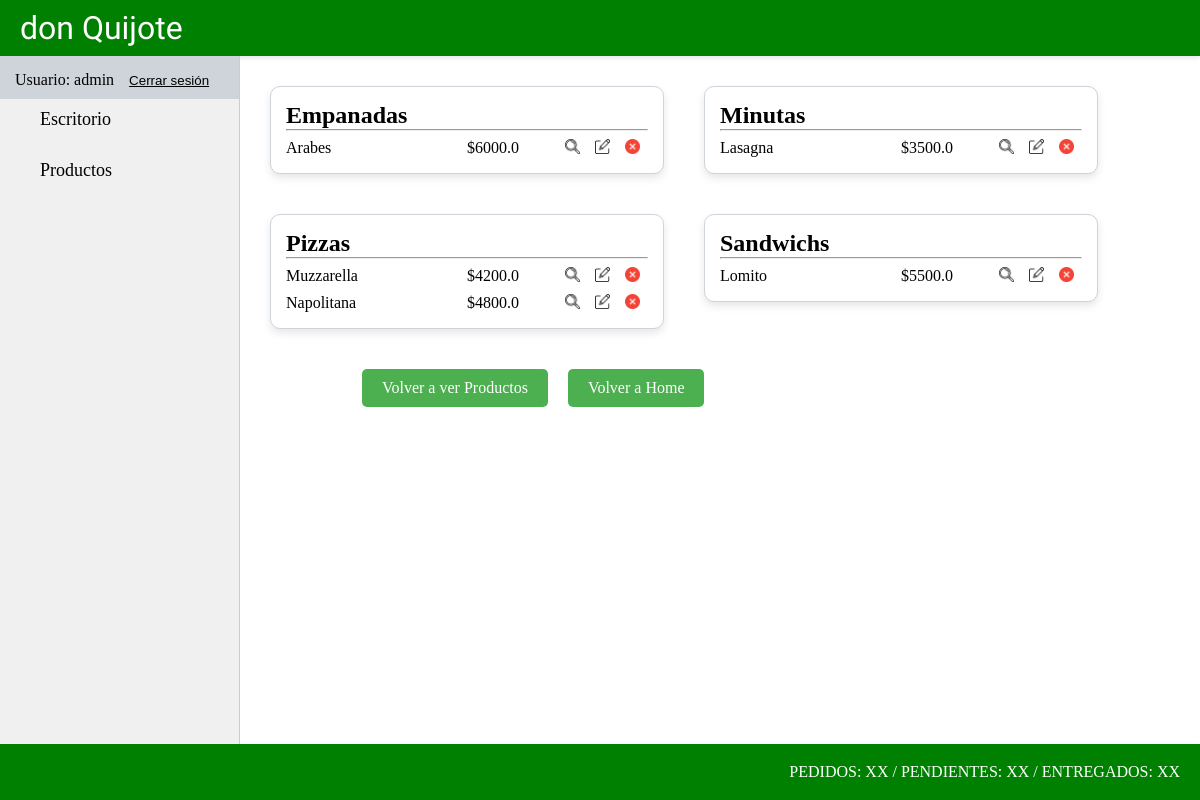
The page /producto/producto/list/ (signed in) on the database as committed earlier.
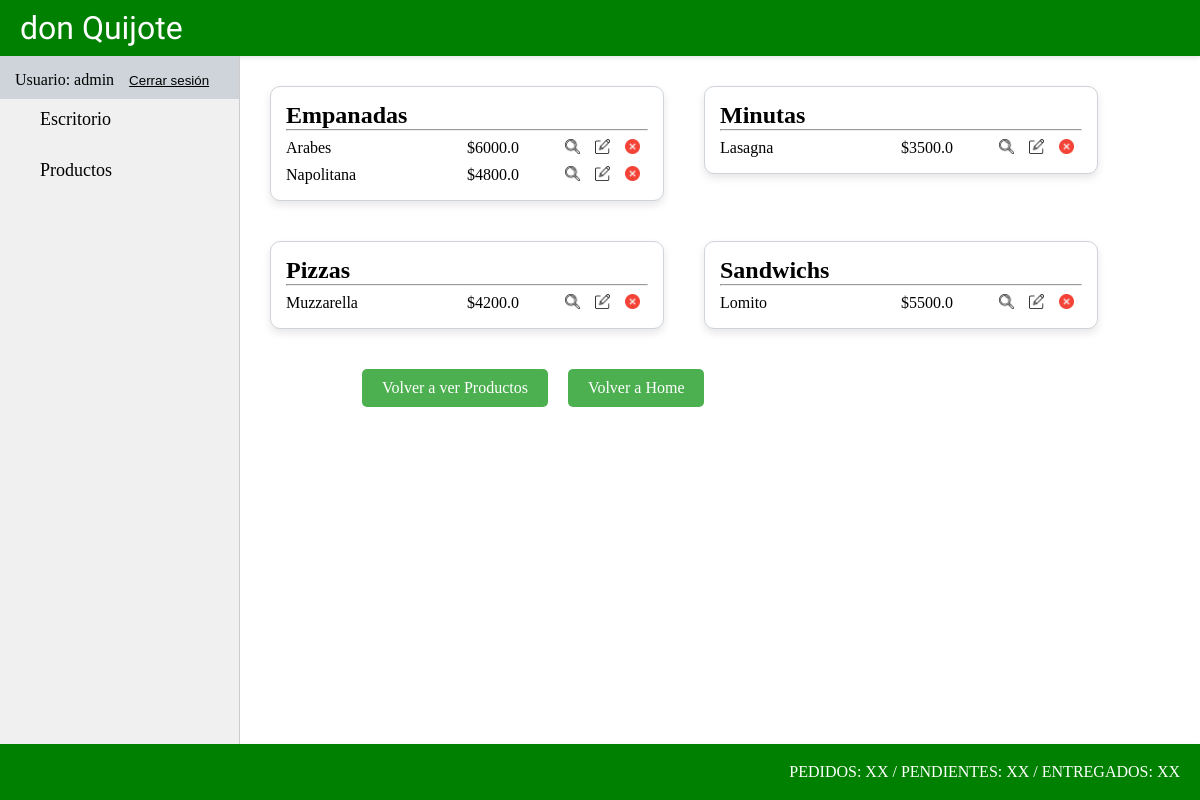
The same page on the database as committed later.
### producto/models.py (models this page shows, shortened)
class ProductoCategoria(models.Model):
    nombre = models.CharField(max_length=50)

class Producto(models.Model):
    nombre = models.CharField(max_length=50)
    descripcion = models.CharField(max_length=200)
    precio = models.FloatField()
    categoria_id = models.ForeignKey(ProductoCategoria, on_delete=models.CASCADE)

### producto/views.py (the view)
# urls.py: path("producto/list/", views.ProductoList.as_view(), name="producto_list"),
class ProductoList(LoginRequiredMixin, ListView):
    model = models.Producto
    def get_queryset(self):
        if self.request.GET.get("consulta"):
            consulta = self.request.GET.get("consulta")
            object_list = models.Producto.objects.filter(nombre__icontains=consulta)
        else:
            object_list = models.Producto.objects.all()
        return object_list.order_by('categoria_id__nombre')

### producto/templates/producto/producto_list.html
{% extends 'core/base.html' %}
{% load static %}
{% block section %}
    {% regroup object_list by categoria_id.nombre as categorias %}
    <div class="conteiner-categorias">
        {% for categoria in categorias %}
        <div class="conteiner-card-productocategoria">
            <div class="card-categoria">
                <h1>{{ categoria.grouper }}</h1>
                <hr>
                {% for producto in categoria.list %}
                <div class="producto-opciones">
                    <p class="producto-nombre">{{ producto.nombre }}</p>
                    <p class="producto-precio">${{ producto.precio }}</p>
                    <div class="producto-opc">
                        <a href="{% url 'producto:producto_detail' producto.id %}"><img class="icono-opcion-producto" src="{% static 'core/img/lupa.webp' %}" alt="Detalle Producto"></a>
                        <a href="{% url 'producto:producto_update' producto.id %}"><img class="icono-opcion-producto" src="{% static 'core/img/editar.webp' %}" alt="Detalle Producto"></a>
                        <a href="{% url 'producto:producto_delete' producto.id %}"><img class="icono-opcion-producto" src="{% static 'core/img/eliminar.webp' %}" alt="Detalle Producto"></a>
                    </div>
                </div>
                {% endfor %}
            </div>
        </div>
        {% endfor %}
    </div>
    <div class="container-link-crud-productos">
        <a class="link-crud-productos" href="{% url 'producto:home' %}">Volver a ver Productos</a>
        <a class="link-crud-productos" href="{% url 'core:home' %}">Volver a Home</a>
    </div>
{% endblock section %}

### core/templates/core/base.html (shortened to what this page needs)
{% load static %}
<!DOCTYPE html>
<html lang="es">
<head>
    <link href="{% static 'core/css/styles.css' %}" rel="stylesheet" />
</head>
<body>
    {% include 'core/components/header.html' %}
    {% include 'core/components/navbar.html' %}
    <section class="section-container">
        {% block section %}
        {% endblock section %}
    </section>
    {% include 'core/components/footer.html' %}
</body>
</html>

### core/templates/core/components/header.html
<header class="container-header">
    <h1 class="title">don Quijote</h1>
</header>

### core/templates/core/components/navbar.html (shortened to what this page needs)
<nav class="container-nav">
    <ul class="list-app">
        {% if user.is_authenticated %}
            <div class="usuario-logout">
                <li class="list-link"><a>Usuario: {{ user.username }}</a></li>
                <li>
                    <form action="{% url 'core:logout' %}" method="post">
                        <button type="submit" class="btn-logout"><u>Cerrar sesión</u></button>
                    </form>
                </li>
            </div>
            <li class="list-link"><a class="link-app" href="{% url 'core:home' %}">Escritorio</a></li>
            <li class="list-link"><a class="link-app" href="{% url 'producto:home' %}">Productos</a></li>
        {% else %}
            <li class="list-link"><a class="link-app" href="{% url 'core:login' %}">Login</a></li>
        {% endif %}
    </ul>
</nav>

### core/templates/core/components/footer.html
<header class="container-footer">
    <p class="info-footer">PEDIDOS: XX / PENDIENTES: XX / ENTREGADOS: XX</p>
</header>

### core/static/core/css/styles.css (style rules this page uses)
* { padding: 0; margin: 0; box-sizing: border-box; }
.container-header { background-color: green; height: 7vh; width: 100%; display: flex; align-items: center; justify-content: space-between; box-shadow: 0 2px 5px rgba(0,0,0,0.1); }
.title { color: #fff; font-family: "Poetsen One", sans-serif; font-weight: 400; font-style: normal; margin-left: 20px; }
.container-footer { height: 7vh; width: 100%; background-color: green; display: flex; align-items: center; justify-content: flex-end; box-shadow: 0 2px 5px rgba(0,0,0,0.1); }
.info-footer { color: #fff; font-weight: 400; font-style: normal; margin-right: 20px; }
.container-nav { width: 20%; height: 86vh; background-color: #f0f0f0; float: left; overflow-y: auto; border-right: 1px solid #ccc; }
.list-app { list-style: none; padding: 0; }
.list-link { margin-bottom: 10px; }
.link-app { color: #000; text-decoration: none; font-size: 18px; display: block; padding: 10px 40px; transition: background-color 0.3s ease; }
.section-container { height: 86vh; width: 80%; float: left; padding: 20px; overflow-y: auto; }
.container-link-crud-productos { display: flex; margin-left: 10%; margin-top: 30px; margin-bottom: 60px; }
.link-crud-productos { display: inline-block; text-decoration: none; background-color: #4CAF50; color: white; padding: 10px 20px; margin: 0 10px; border: none; border-radius: 5px; transition: background-color 0.3s; }
.conteiner-categorias { display: flex; flex-wrap: wrap; gap: 20px; }
.conteiner-card-productocategoria { display: flex; flex-direction: column; width: 45%; }
.card-categoria { margin: 10px; padding: 15px; border-radius: 10px; border: 1px solid #ced4da; display: flex; flex-direction: column; background-color: #ffffff; box-shadow: 0 4px 8px rgba(0, 0, 0, 0.1); transition: transform 0.2s ease-in-out, box-shadow 0.2s ease-in-out; }
.producto-opciones { margin-top: 8px; display: grid; grid-template-columns: 50% 25% 25%; grid-template-areas: "nom prc opc"; }
.producto-nombre { grid-area: nom; }
.producto-precio { grid-area: prc; }
.producto-opc { grid-area: opc; display: flex; justify-content: space-around; }
.icono-opcion-producto { width: 15px; height: 15px; }
.usuario-logout { display: flex; column-gap: 15px; padding-left: 15px; padding-top: 15px; background-color: #ced4da; }
.btn-logout { border: none; background-color: #ced4da; }

Rows that differ between the two databases and show on the page:
changed Producto "Napolitana": moves from the list under "Pizzas" to the list under "Empanadas"
